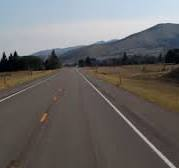
#> input picture Python/road1.jpeg, 179 x 168 px
$ python 'road lane detection.py'
#> lines starting #> are read from the running program, lines starting #| are printed output that depends on the picture; after the words box and inside, x2 and y2 are one past the last pixel; in counts of white or black regions, pixels touching at a corner belong together
import cv2 as cv
from matplotlib import pyplot as plt
import numpy as np

def region_of_interest(image, vertices):
    mask = np.zeros_like(image)
    match_mask_color = 255
    cv.fillPoly(mask, vertices, match_mask_color)
    masked_image = cv.bitwise_and(image, mask)
    return masked_image

def draw_lines(img, lines):
    img = np.copy(img)
    line_image = np.zeros((img.shape[0], img.shape[1], 3), dtype=np.uint8)
    if lines is not None:
        for line in lines:
            for x1, y1, x2, y2 in line:
                cv.line(line_image, (x1, y1), (x2, y2), (0, 255, 0), 2)
    img = cv.addWeighted(img, 0.8, line_image, 1, 0.0)
    return img
img = cv.imread("road1.jpeg")
#> img is the input picture: shape (168, 179, 3); mean B, G, R 103.4, 104.3, 106.8
img = cv.cvtColor(img, cv.COLOR_BGR2RGB)
print(img.shape)
#| (168, 179, 3)
height = img.shape[0]
#> height = 168
width = img.shape[1]
#> width = 179
region_of_interest_vertices = [
    (0, height),
    (width / 2, height / 2),
    (width, height)
]
#> region_of_interest_vertices = [(0, 168), (89.5, 84), (179, 168)]
gray_image = cv.cvtColor(img, cv.COLOR_RGB2GRAY)
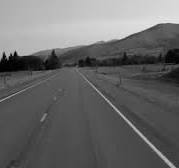
#> gray_image: shape (168, 179); min 0, max 241, mean 104.9
canny_image = cv.Canny(gray_image, 100, 120)
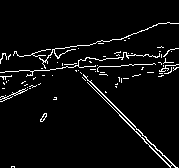
#> canny_image: shape (168, 179); 4.4% white in thin lines or dots, all inside (x1, y1, x2, y2) = (0, 22, 179, 168)
cropped_image = region_of_interest(canny_image, np.array([region_of_interest_vertices], np.int32))
#> in region_of_interest, `cv.fillPoly(mask, vertices, match_mask_color)`:
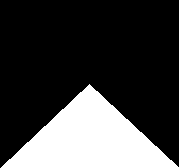
#> mask: shape (168, 179); 25% white; 1 white region, box (x1, y1, x2, y2) and area: (1, 84, 179, 168) 7523
#> in region_of_interest, `masked_image = cv.bitwise_and(image, mask)`:
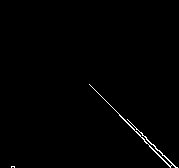
#> masked_image: shape (168, 179); 0.74% white in thin lines or dots, all inside (x1, y1, x2, y2) = (11, 84, 178, 168)

lines = cv.HoughLinesP(
    cropped_image,
    rho=2,
    theta=np.pi / 60,
    threshold=50,
    lines=np.array([]),
    minLineLength=40,
    maxLineGap=100
)
#> lines = [[119, 115, 177, 167], [123, 119, 170, 166], [97, 92, 142, 133]]
img_with_lines = draw_lines(img, lines)
#> the loop in draw_lines, `for line in lines:` made 3 passes
#> in draw_lines, `img = cv.addWeighted(img, 0.8, line_image, 1, 0.0)`:
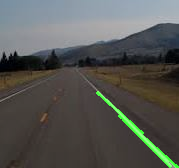
#> img: shape (168, 179, 3); mean R, G, B 85.4, 86.5, 82.7
plt.imshow(img_with_lines)
plt.show()

$ run again, with Python/colour.jpeg copied over Python/road1.jpeg
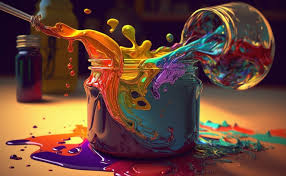
#> input picture Python/colour.jpeg, 286 x 176 px
#> img is the input picture: shape (176, 286, 3); mean B, G, R 55.9, 68.8, 105.6
#| (176, 286, 3)
#> `canny_image = cv.Canny(gray_image, 100, 120)`:
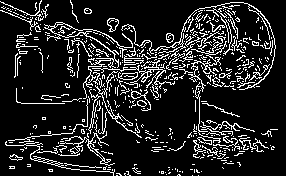
#> canny_image: shape (176, 286); 14.3% white in thin lines or dots
#> mask: shape (176, 286); 25.1% white; 1 white region, box (x1, y1, x2, y2) and area: (1, 88, 286, 176) 12639
#> masked_image: shape (176, 286); 3.3% white in thin lines or dots, all inside (x1, y1, x2, y2) = (12, 90, 245, 176)
#> lines = 19 rows, first 6: [58, 143, 211, 143], [71, 137, 237, 155], [54, 148, 227, 139], [43, 162, 136, 172], [33, 156, 234, 145], [27, 164, 130, 175]
#> the loop in draw_lines, `for line in lines:` made 19 passes
#> in draw_lines, `img = cv.addWeighted(img, 0.8, line_image, 1, 0.0)`:
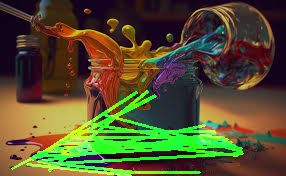
#> img: shape (176, 286, 3); mean R, G, B 84.5, 80, 44.7

$ run again, with Python/road.jpeg copied over Python/road1.jpeg
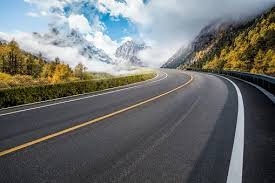
#> input picture Python/road.jpeg, 275 x 183 px
#> img is the input picture: shape (183, 275, 3); mean B, G, R 110, 111.1, 108.6
#| (183, 275, 3)
#> `canny_image = cv.Canny(gray_image, 100, 120)`:
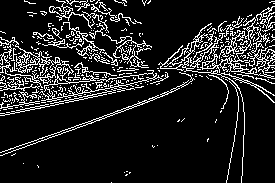
#> canny_image: shape (183, 275); 13.3% white in thin lines or dots
#> mask: shape (183, 275); 25.2% white; 1 white region, box (x1, y1, x2, y2) and area: (1, 91, 275, 183) 12695
#> masked_image: shape (183, 275); 0.42% white in thin lines or dots, all inside (x1, y1, x2, y2) = (37, 99, 243, 183)
#> lines = [[95, 119, 149, 101], [99, 120, 148, 99]]
#> the loop in draw_lines, `for line in lines:` made 2 passes
#> in draw_lines, `img = cv.addWeighted(img, 0.8, line_image, 1, 0.0)`:
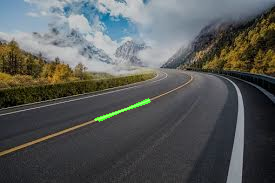
#> img: shape (183, 275, 3); mean R, G, B 86.9, 89.6, 88
